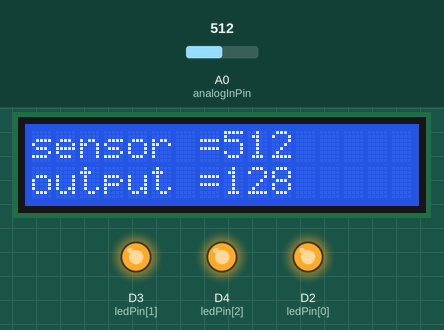
Recording of a sketch running on a simulated ESP8266 (NodeMCU). Shown: 16×2 character LCD, output pins drawn as LEDs (lit = HIGH). The inputs (shaded band) are chosen by the test bench; at power-on: A0 (analogInPin) = 512. What the sketch prints to the serial monitor is not drawn.

Above: at 1.2 s.
1.3 s: A0 (analogInPin) set to 122
At 2.6 s:
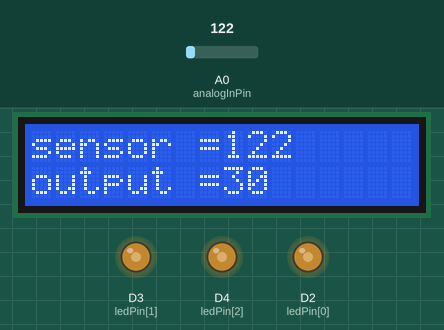
2.9 s: A0 (analogInPin) set to 0
At 3.9 s:
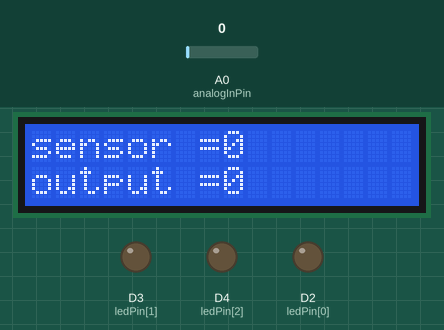
4.5 s: A0 (analogInPin) set to 306
At 5.3 s:
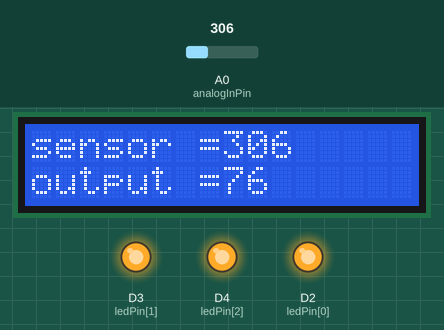
Timing chart, 0 to 7.5 s (numbered marks = the images above; inputs shaded):
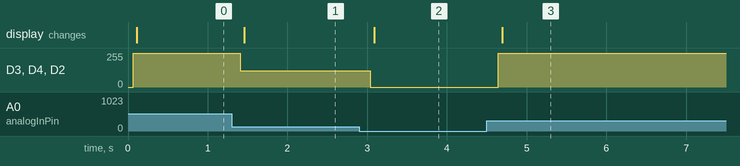

The sketch:

lcd_and_1.ino
```cpp
//Exemple >> VR&LED&LCD
#include <LiquidCrystal_I2C.h>
const int analogInPin = A0;  // Analog input pin that the potentiometer is attached to
//const int analogOutPin = 4; // Analog output pin that the LED is attached to

int sensorValue = 0;        // value read from the pot
int outputValue = 0;        // value output to the PWM (analog out)
int ledPin[] = {4, 0, 2};
LiquidCrystal_I2C lcd(0x3F, 16, 2);

void setup() {
  // initialize serial communications at 9600 bps:
  Serial.begin(9600);
  for (int i = 0; i <= 2; i++) {
    pinMode(ledPin[i], OUTPUT);
  }
  lcd.begin(D5, D6);
  lcd.backlight();
}

void loop() {
  // read the analog in value:
  sensorValue = analogRead(analogInPin);
  // map it to the range of the analog out:
  outputValue = map(sensorValue, 0, 1023, 0, 255);
  // change the analog out value:
  //analogWrite(analogOutPin, outputValue);

  for (int i = 0; i <= 2; i++) {
    analogWrite(ledPin[i], sensorValue);
  }
  /*close_led();
  if(sensorValue>=751){
    analogWrite(ledPin[0], 1024);
  }else if(sensorValue>=376){
    analogWrite(ledPin[1], 1024);
  }else{
    analogWrite(ledPin[2], 1024);
  }*/
  serial_print();
  cle();
  lcd_print();
  delay(100);
}
void cle() {
  lcd.home();
  lcd.print("sensor =    ");
  lcd.setCursor(0, 1);
  lcd.print("output =    ");
}
void serial_print(){
  Serial.print("sensor = ");
  Serial.print(sensorValue);
  Serial.print("\t output = ");
  Serial.println(outputValue);
}
void lcd_print(){
  lcd.home();
  lcd.print("sensor =");
  lcd.print(sensorValue);
  lcd.setCursor(0, 1);
  lcd.print("output =");
  lcd.print(outputValue);
}
void close_led(){
  analogWrite(ledPin[0], 0);
  analogWrite(ledPin[1], 0);
  analogWrite(ledPin[2], 0);
}
```

Measured:
- after the input at 1.3 s, D3 (ledPin[1]), D4 (ledPin[2]), D2 (ledPin[0]): 255/255 → 122/255 after 0.11 s; the display: changes after 0.16 s (image 1)
- after the input at 2.9 s, D3 (ledPin[1]), D4 (ledPin[2]), D2 (ledPin[0]): 122/255 → 0/255 after 0.14 s; the display: changes after 0.19 s (image 2)
- after the input at 4.5 s, D3 (ledPin[1]), D4 (ledPin[2]), D2 (ledPin[0]): 0/255 → 255/255 after 0.14 s; the display: changes after 0.19 s (image 3)
